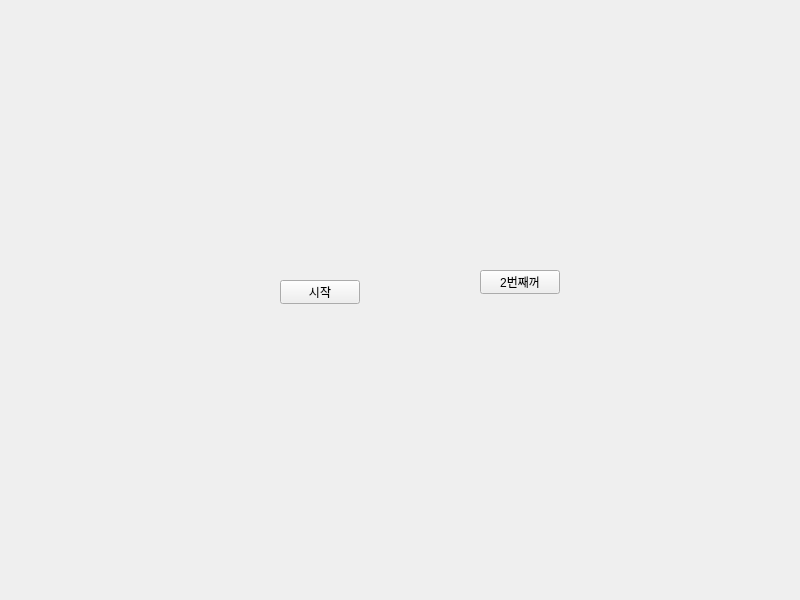
<?xml version="1.0" encoding="UTF-8"?>
<ui version="4.0">
 <class>Widget</class>
 <widget class="QWidget" name="Widget">
  <property name="geometry">
   <rect>
    <x>0</x>
    <y>0</y>
    <width>800</width>
    <height>600</height>
   </rect>
  </property>
  <property name="windowTitle">
   <string>Widget</string>
  </property>
  <widget class="QPushButton" name="pushButton">
   <property name="geometry">
    <rect>
     <x>280</x>
     <y>280</y>
     <width>80</width>
     <height>24</height>
    </rect>
   </property>
   <property name="text">
    <string>시작</string>
   </property>
  </widget>
  <widget class="QPushButton" name="pushButton_2">
   <property name="geometry">
    <rect>
     <x>480</x>
     <y>270</y>
     <width>80</width>
     <height>24</height>
    </rect>
   </property>
   <property name="text">
    <string>2번째꺼</string>
   </property>
  </widget>
 </widget>
 <resources/>
 <connections/>
</ui>
